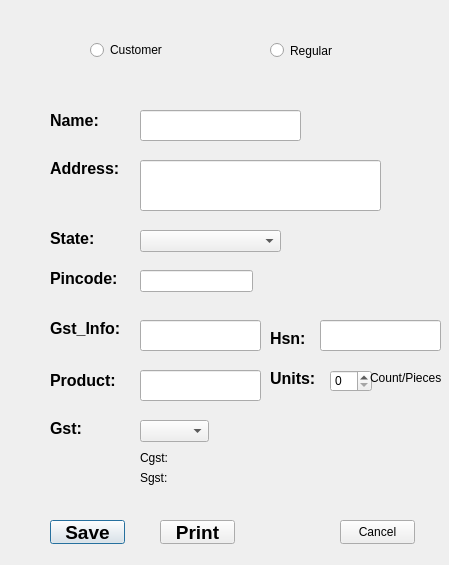
<?xml version="1.0" encoding="UTF-8"?>
<ui version="4.0">
 <class>sales</class>
 <widget class="QDialog" name="sales">
  <property name="geometry">
   <rect>
    <x>0</x>
    <y>0</y>
    <width>449</width>
    <height>565</height>
   </rect>
  </property>
  <property name="windowTitle">
   <string>Dialog</string>
  </property>
  <property name="styleSheet">
   <string notr="true"/>
  </property>
  <widget class="QRadioButton" name="radioButton_regular">
   <property name="geometry">
    <rect>
     <x>270</x>
     <y>40</y>
     <width>101</width>
     <height>21</height>
    </rect>
   </property>
   <property name="text">
    <string>Regular</string>
   </property>
  </widget>
  <widget class="QLabel" name="label">
   <property name="geometry">
    <rect>
     <x>50</x>
     <y>110</y>
     <width>61</width>
     <height>21</height>
    </rect>
   </property>
   <property name="font">
    <font>
     <pointsize>12</pointsize>
     <bold>true</bold>
    </font>
   </property>
   <property name="text">
    <string>Name:</string>
   </property>
  </widget>
  <widget class="QLabel" name="label_2">
   <property name="geometry">
    <rect>
     <x>50</x>
     <y>160</y>
     <width>81</width>
     <height>16</height>
    </rect>
   </property>
   <property name="font">
    <font>
     <pointsize>12</pointsize>
     <bold>true</bold>
    </font>
   </property>
   <property name="text">
    <string>Address:</string>
   </property>
  </widget>
  <widget class="QLabel" name="label_3">
   <property name="geometry">
    <rect>
     <x>50</x>
     <y>230</y>
     <width>61</width>
     <height>16</height>
    </rect>
   </property>
   <property name="font">
    <font>
     <pointsize>12</pointsize>
     <bold>true</bold>
    </font>
   </property>
   <property name="text">
    <string>State:</string>
   </property>
  </widget>
  <widget class="QLabel" name="label_4">
   <property name="geometry">
    <rect>
     <x>50</x>
     <y>270</y>
     <width>81</width>
     <height>16</height>
    </rect>
   </property>
   <property name="font">
    <font>
     <pointsize>12</pointsize>
     <bold>true</bold>
    </font>
   </property>
   <property name="text">
    <string>Pincode:</string>
   </property>
  </widget>
  <widget class="QLabel" name="gst_info">
   <property name="geometry">
    <rect>
     <x>50</x>
     <y>320</y>
     <width>81</width>
     <height>16</height>
    </rect>
   </property>
   <property name="font">
    <font>
     <pointsize>12</pointsize>
     <bold>true</bold>
    </font>
   </property>
   <property name="text">
    <string>Gst_Info:</string>
   </property>
  </widget>
  <widget class="QLabel" name="label_6">
   <property name="geometry">
    <rect>
     <x>270</x>
     <y>330</y>
     <width>49</width>
     <height>16</height>
    </rect>
   </property>
   <property name="font">
    <font>
     <pointsize>12</pointsize>
     <bold>true</bold>
    </font>
   </property>
   <property name="text">
    <string>Hsn:</string>
   </property>
  </widget>
  <widget class="QLabel" name="label_7">
   <property name="geometry">
    <rect>
     <x>50</x>
     <y>370</y>
     <width>81</width>
     <height>21</height>
    </rect>
   </property>
   <property name="font">
    <font>
     <pointsize>12</pointsize>
     <bold>true</bold>
    </font>
   </property>
   <property name="text">
    <string>Product:</string>
   </property>
  </widget>
  <widget class="QLabel" name="label_8">
   <property name="geometry">
    <rect>
     <x>270</x>
     <y>370</y>
     <width>61</width>
     <height>16</height>
    </rect>
   </property>
   <property name="font">
    <font>
     <pointsize>12</pointsize>
     <bold>true</bold>
    </font>
   </property>
   <property name="text">
    <string>Units:</string>
   </property>
  </widget>
  <widget class="QLabel" name="gst">
   <property name="geometry">
    <rect>
     <x>50</x>
     <y>420</y>
     <width>49</width>
     <height>16</height>
    </rect>
   </property>
   <property name="font">
    <font>
     <pointsize>12</pointsize>
     <bold>true</bold>
    </font>
   </property>
   <property name="text">
    <string>Gst:</string>
   </property>
  </widget>
  <widget class="QLineEdit" name="lineEdit_name">
   <property name="geometry">
    <rect>
     <x>140</x>
     <y>110</y>
     <width>161</width>
     <height>31</height>
    </rect>
   </property>
  </widget>
  <widget class="QLineEdit" name="lineEdit_address">
   <property name="geometry">
    <rect>
     <x>140</x>
     <y>160</y>
     <width>241</width>
     <height>51</height>
    </rect>
   </property>
  </widget>
  <widget class="QComboBox" name="comboBox_state">
   <property name="geometry">
    <rect>
     <x>140</x>
     <y>230</y>
     <width>141</width>
     <height>22</height>
    </rect>
   </property>
  </widget>
  <widget class="QLineEdit" name="lineEdit_Pincode">
   <property name="geometry">
    <rect>
     <x>140</x>
     <y>270</y>
     <width>113</width>
     <height>22</height>
    </rect>
   </property>
  </widget>
  <widget class="QLineEdit" name="lineEdit_hsn">
   <property name="geometry">
    <rect>
     <x>320</x>
     <y>320</y>
     <width>121</width>
     <height>31</height>
    </rect>
   </property>
  </widget>
  <widget class="QSpinBox" name="spinBox_units">
   <property name="geometry">
    <rect>
     <x>330</x>
     <y>370</y>
     <width>42</width>
     <height>22</height>
    </rect>
   </property>
  </widget>
  <widget class="QLabel" name="label_10">
   <property name="geometry">
    <rect>
     <x>370</x>
     <y>370</y>
     <width>71</width>
     <height>16</height>
    </rect>
   </property>
   <property name="text">
    <string>Count/Pieces</string>
   </property>
  </widget>
  <widget class="QLineEdit" name="lineEdit_product">
   <property name="geometry">
    <rect>
     <x>140</x>
     <y>370</y>
     <width>121</width>
     <height>31</height>
    </rect>
   </property>
  </widget>
  <widget class="QComboBox" name="comboBox_gst">
   <property name="geometry">
    <rect>
     <x>140</x>
     <y>420</y>
     <width>69</width>
     <height>22</height>
    </rect>
   </property>
   <item>
    <property name="text">
     <string/>
    </property>
   </item>
  </widget>
  <widget class="QLabel" name="label_cgst">
   <property name="geometry">
    <rect>
     <x>140</x>
     <y>450</y>
     <width>49</width>
     <height>16</height>
    </rect>
   </property>
   <property name="text">
    <string>Cgst:</string>
   </property>
  </widget>
  <widget class="QLabel" name="label_sgst">
   <property name="geometry">
    <rect>
     <x>140</x>
     <y>470</y>
     <width>49</width>
     <height>16</height>
    </rect>
   </property>
   <property name="text">
    <string>Sgst:</string>
   </property>
  </widget>
  <widget class="QLabel" name="cgst">
   <property name="geometry">
    <rect>
     <x>180</x>
     <y>450</y>
     <width>49</width>
     <height>16</height>
    </rect>
   </property>
   <property name="text">
    <string/>
   </property>
  </widget>
  <widget class="QLabel" name="sgst">
   <property name="geometry">
    <rect>
     <x>180</x>
     <y>470</y>
     <width>49</width>
     <height>16</height>
    </rect>
   </property>
   <property name="text">
    <string/>
   </property>
  </widget>
  <widget class="QPushButton" name="pushButton_save">
   <property name="geometry">
    <rect>
     <x>50</x>
     <y>520</y>
     <width>75</width>
     <height>24</height>
    </rect>
   </property>
   <property name="font">
    <font>
     <pointsize>14</pointsize>
     <bold>true</bold>
    </font>
   </property>
   <property name="text">
    <string>Save</string>
   </property>
  </widget>
  <widget class="QPushButton" name="pushButton_print">
   <property name="geometry">
    <rect>
     <x>160</x>
     <y>520</y>
     <width>75</width>
     <height>24</height>
    </rect>
   </property>
   <property name="font">
    <font>
     <pointsize>14</pointsize>
     <bold>true</bold>
    </font>
   </property>
   <property name="text">
    <string>Print</string>
   </property>
  </widget>
  <widget class="QLineEdit" name="gstinfo">
   <property name="geometry">
    <rect>
     <x>140</x>
     <y>320</y>
     <width>121</width>
     <height>31</height>
    </rect>
   </property>
  </widget>
  <widget class="QPushButton" name="pushButton_cancel">
   <property name="geometry">
    <rect>
     <x>340</x>
     <y>520</y>
     <width>75</width>
     <height>24</height>
    </rect>
   </property>
   <property name="text">
    <string>Cancel</string>
   </property>
  </widget>
  <widget class="QRadioButton" name="radioButton_customer">
   <property name="geometry">
    <rect>
     <x>90</x>
     <y>40</y>
     <width>89</width>
     <height>20</height>
    </rect>
   </property>
   <property name="text">
    <string>Customer</string>
   </property>
  </widget>
 </widget>
 <resources/>
 <connections/>
</ui>
